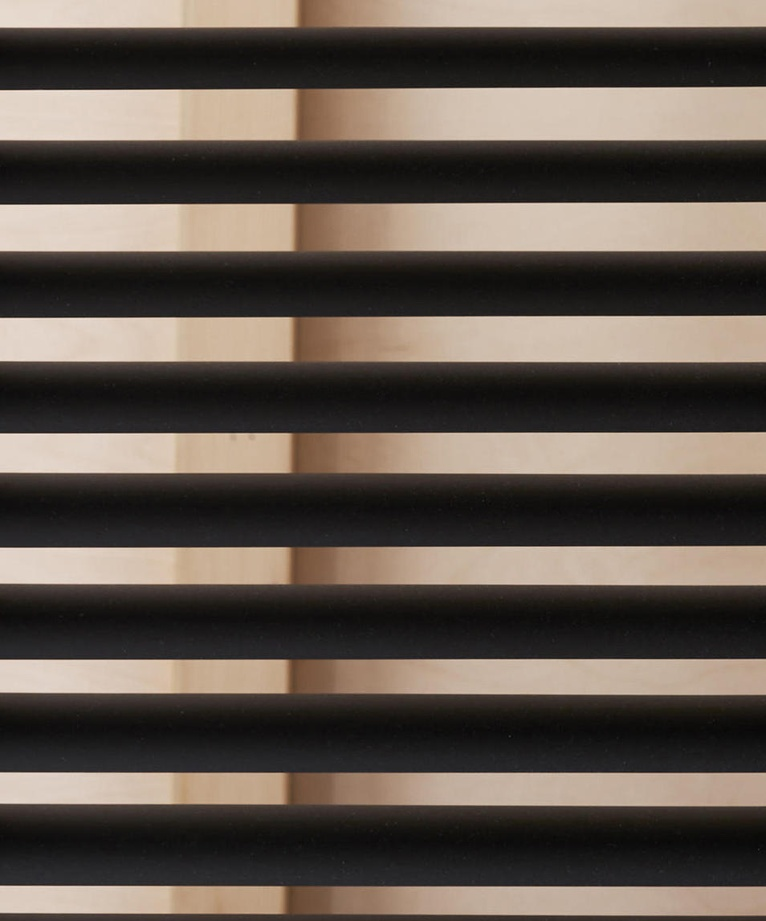
#> input picture images/venetianblindscrop.jpg, 766 x 921 px, shrunk from 954 x 1147 before the run
$ python 2.py
#> lines starting #> are read from the running program, lines starting #| are printed output that depends on the picture

import numpy as np
import matplotlib.pyplot as plt
from scipy.fft import fft2, fftshift
import cv2

# Q.1) a)
# Low Frequency

im_size = 256
cycles = 8
x, y = np.meshgrid(np.linspace(0, 2 * np.pi, im_size), np.linspace(0, 2 * np.pi, im_size))
grating = np.sin(cycles * x)
plt.figure(figsize=(10, 5))
plt.subplot(1, 2, 1)
plt.imshow(grating, cmap='gray')
plt.axis('off')
plt.title(f'Sine Grating (Low Frequency)')
plt.subplot(1, 2, 2)
intensity = np.abs(grating[im_size // 2, :])
x = np.linspace(0, 17.5, im_size)
skip = 14
x = x[::skip]
intensity = intensity[::skip]
plt.stem(x, intensity, linefmt='b-', markerfmt='bo', basefmt='b-')
plt.xlabel('Column')
plt.ylabel('Intensity')
plt.title('Intensity Profile (Low Frequency)')
plt.grid(True)
plt.xlim(0, 17.5)
plt.ylim(0.0, 1.0)
plt.xticks(np.arange(0, 18, 2.5))
plt.tight_layout()
plt.show()
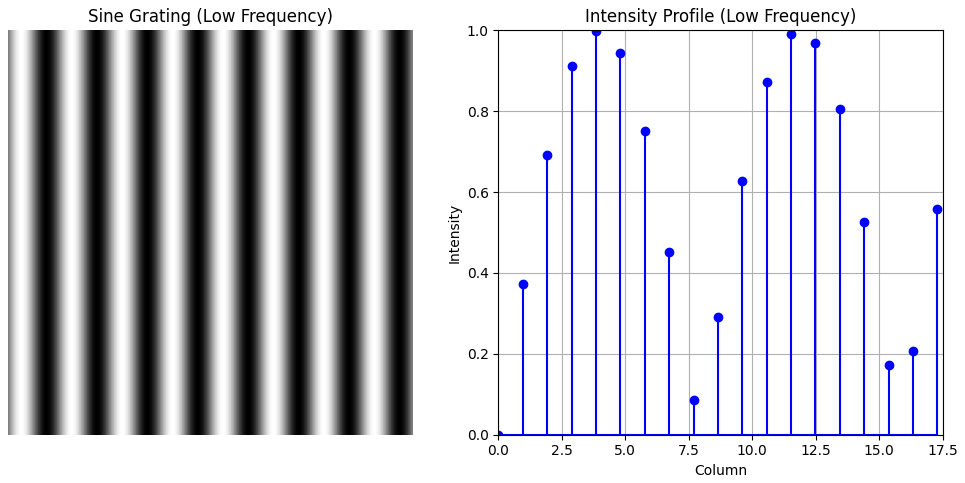
#> figure drawn by matplotlib, 2 panels; panel 2: curve peaks at x = 3.84, y = 0.999


# Medium Frequency

im_size = 256
cycles = 32
x, y = np.meshgrid(np.linspace(0, 2 * np.pi, im_size), np.linspace(0, 2 * np.pi, im_size))
grating = np.sin(cycles * x)
plt.figure(figsize=(10, 5))
plt.subplot(1, 2, 1)
plt.imshow(grating, cmap='gray')
plt.axis('off')
plt.title(f'Sine Grating (Medium Frequency)')
plt.subplot(1, 2, 2)
intensity = np.abs(grating[im_size // 2, :])
x = np.linspace(0, 17.5, im_size)
skip = 9
x = x[::skip]
intensity = intensity[::skip]
plt.stem(x, intensity, linefmt='b-', markerfmt='bo', basefmt='b-')
plt.xlabel('Column')
plt.ylabel('Intensity')
plt.title('Intensity Profile (Medium Frequency)')
plt.grid(True)
plt.xlim(0, 17.5)
plt.ylim(0.0, 1.0)
plt.xticks(np.arange(0, 18, 2.5))
plt.tight_layout()
plt.show()
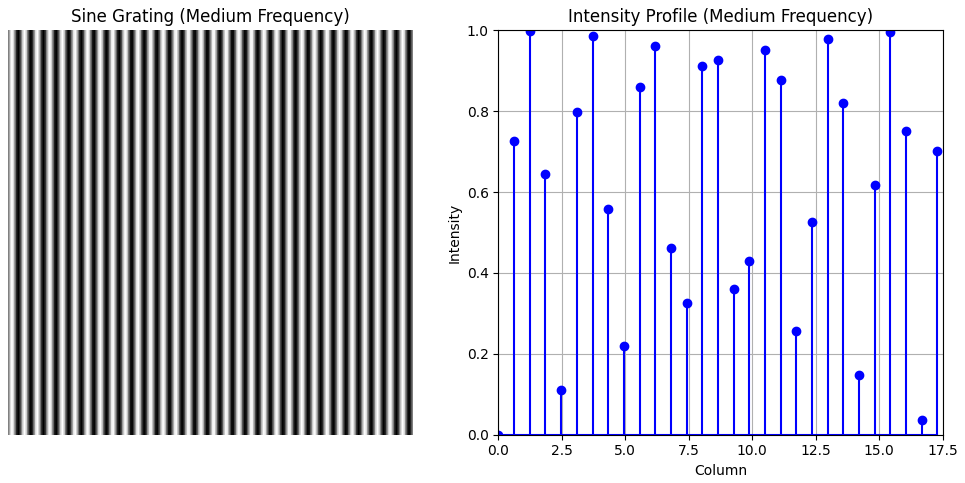
#> figure drawn by matplotlib, 2 panels; panel 2: curve peaks at x = 1.24, y = 0.998


# Highest Frequency without aliasing

im_size = 256
cycles = 128
x, y = np.meshgrid(np.linspace(0, 2 * np.pi, im_size), np.linspace(0, 2 * np.pi, im_size))
grating = np.sin(cycles * x)
plt.figure(figsize=(10, 5))
plt.subplot(1, 2, 1)
plt.imshow(grating, cmap='gray')
plt.axis('off')
plt.title(f'Sine Grating (High Frequency without aliasing)')
plt.subplot(1, 2, 2)
intensity = np.abs(grating[im_size // 2, :])
x = np.linspace(0, 17.5, im_size)
skip = 8
x = x[::skip]
intensity = intensity[::skip]
plt.stem(x, intensity, linefmt='b-', markerfmt='bo', basefmt='b-')
plt.xlabel('Column')
plt.ylabel('Intensity')
plt.title('Intensity Profile (High Frequency)')
plt.grid(True)
plt.xlim(0, 17.5)
plt.ylim(0.0, 1.0)
plt.xticks(np.arange(0, 18, 2.5))
plt.tight_layout()
plt.show()
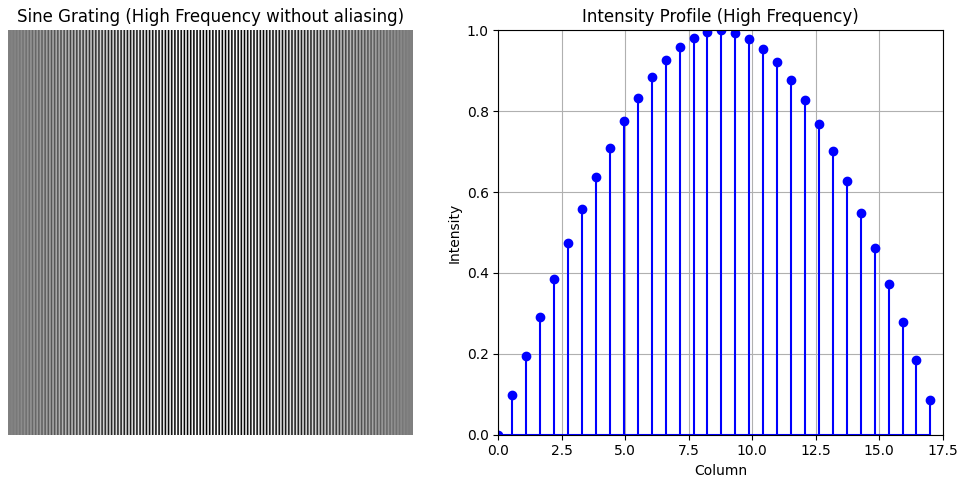
#> figure drawn by matplotlib, 2 panels; panel 2: curve peaks at x = 8.78, y = 1


# Q.1) b)

import numpy as np
import matplotlib.pyplot as plt
from scipy.fft import fft2, fftshift

size = 256
f_low = 8
f_medium = 32
f_high = 128
x = np.linspace(0, 1, size, endpoint=False)
y = np.linspace(0, 1, size, endpoint=False)
x_grid, y_grid = np.meshgrid(x, y)
g_low = np.sin(2 * np.pi * f_low * x_grid)
g_medium = np.sin(2 * np.pi * f_medium * x_grid)
g_high = np.sin(2 * np.pi * f_high * x_grid)
dft_low = fft2(g_low)
dft_medium = fft2(g_medium)
dft_high = fft2(g_high)
dft_low = fftshift(dft_low)
dft_medium = fftshift(dft_medium)
dft_high = fftshift(dft_high)
plt.figure(figsize=(12, 4))
plt.subplot(131)
plt.imshow(np.abs(dft_low), cmap='gray')
plt.title('DFT Magnitude (Low Frequency)')
plt.subplot(132)
plt.imshow(np.abs(dft_medium), cmap='gray')
plt.title('DFT Magnitude (Medium Frequency)')
plt.subplot(133)
plt.imshow(np.abs(dft_high), cmap='gray')
plt.title('DFT Magnitude (Highest Frequency)')
plt.show()
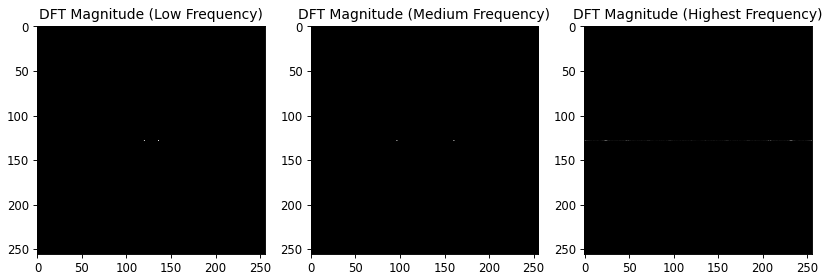
#> figure drawn by matplotlib, 3 panels


# Q.2) a)

image_path = "images/venetianblindscrop.jpg"
image = cv2.imread(image_path, cv2.IMREAD_GRAYSCALE)
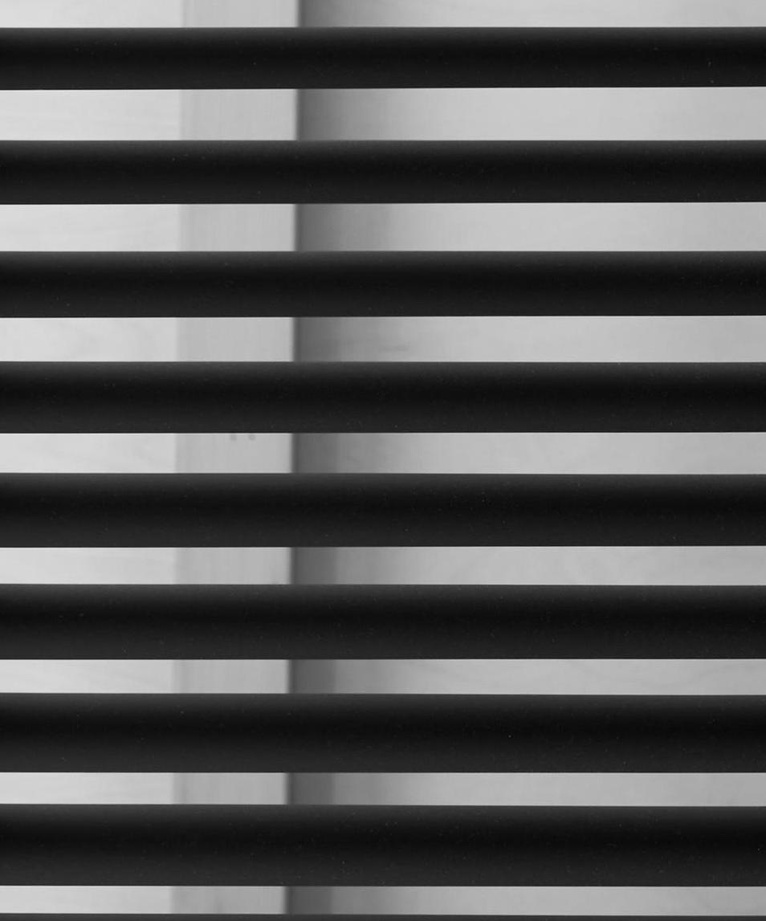
#> image: shape (921, 766); min 6, max 230, mean 87.6
dft = fft2(image)
dft_shifted = fftshift(dft)
magnitude_spectrum = np.abs(dft_shifted)
plt.figure(figsize=(8, 10))
plt.subplot(1, 2, 1)
plt.imshow(image, cmap='gray')
plt.title('Image')
plt.axis('off')
plt.subplot(1, 2, 2)
plt.imshow(np.log(1 + magnitude_spectrum), cmap='gray')
plt.title('DFT Magnitude Spectrum')
plt.axis('off')
plt.show()
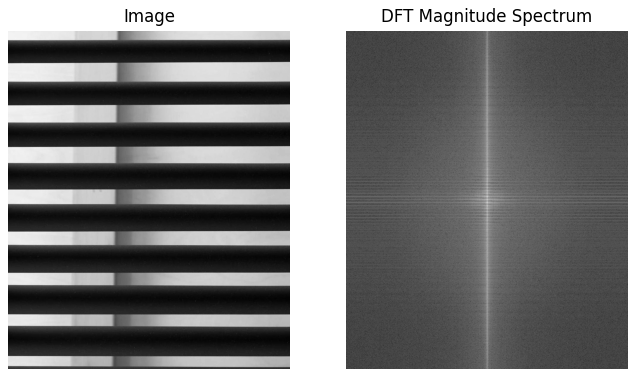
#> figure drawn by matplotlib, 2 panels
